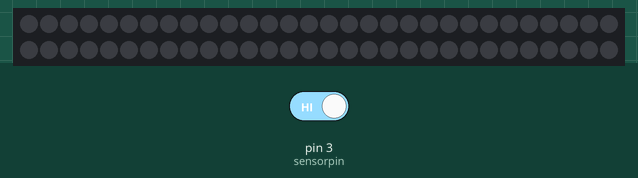
A sketch run on a simulated Arduino Nano, built with avr-gcc and run on an emulated ATmega328P. Parts: 60 RGB LEDs in strip order, left to right, continuing on the next row. The test bench sets the inputs (shaded band); at power-on: pin 3 (sensorpin) HIGH.

Above: at 2.3 s.
2.4 s: pin 3 (sensorpin) driven LOW
At 3.46 s:
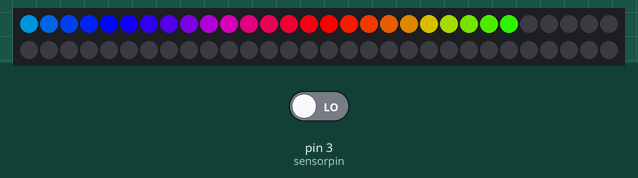
5.4 s: pin 3 (sensorpin) driven HIGH
At 7.0 s:
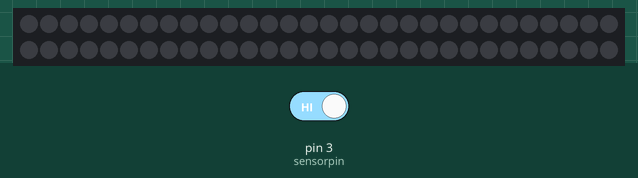
7.5 s: pin 3 (sensorpin) driven LOW
At 8.28 s:
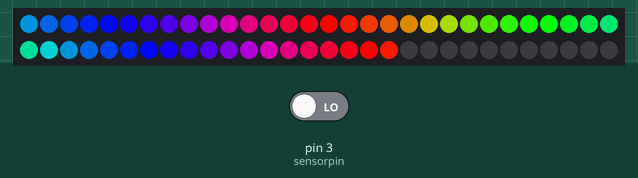

The sketch:

Studio_Light_Code.ino
```cpp
#include <Adafruit_NeoPixel.h>

/*
The structure of this code was derived from code found on
the project website found below
https://www.hackster.io/whimsy-makerspace/arduino-compatible-nano-neopixel-controller-6f0c4b

For more useful light generating functions check out the code used in the above reference
*/

///////////////////////////////////////////////////////////////////////////
////////////////////////////GLOBAL VARIABLES///////////////////////////////
///////////////////////////////////////////////////////////////////////////
int dataPin = 12;  // used to set which Arduino PWM data pin is used to control LED strip colours, currently to pin D6
int pixels = 60;  // number of Neopixels in LED strip
int sensorpin = 3; // used to set the Arduino Sensing pin for receiving Axia Core Phone-Ringing Signal, currently set to pin D3
int input_pin_value; //inititiate variable for assigning and storing the read value from the input pin
int SOUGHT_LOGIC = LOW; //change as needed to configure what type of logic is used to activate the LED strip


///////////////////////////////////////////////////////////////////////////
////////////////////////////LED STRIP SETUP////////////////////////////////
///////////////////////////////////////////////////////////////////////////

//Lines below are used to configure interface between arduino and LED strip,
//be very careful about changing this.

// Parameter 1 = number of pixels in strip
// Parameter 2 = Arduino pin number (most are valid)
// Parameter 3 = pixel type flags, add together as needed:
//   NEO_KHZ800  800 KHz bitstream (most NeoPixel products w/WS2812 LEDs)
//   NEO_KHZ400  400 KHz (classic 'v1' (not v2) FLORA pixels, WS2811 drivers)
//   NEO_GRB     Pixels are wired for GRB bitstream (most NeoPixel products)
//   NEO_RGB     Pixels are wired for RGB bitstream (v1 FLORA pixels, not v2)

Adafruit_NeoPixel strip = Adafruit_NeoPixel(pixels, dataPin, NEO_GRB + NEO_KHZ800);  //DO NOT CHANGE THIS LINE if at all possible, already correctly configured.


// IMPORTANT: To reduce NeoPixel burnout risk, add 1000 uF capacitor across
// pixel power leads, add 300 - 500 Ohm resistor on first pixel's data input
// and minimize distance between Arduino and first pixel.  Avoid connecting
// on a live circuit...if you must, connect GND first.


///////////////////////////////////////////////////////////////////////////
////////////////////////////////SETUP BLOCK////////////////////////////////
///////////////////////////////////////////////////////////////////////////

//Used for initializing input pin and setting the initial conditions for the LED strip.

void setup()
{
    pinMode(sensorpin, INPUT_PULLUP); //initiate input pin used to collect output signal from AXIA core.
                                      //MAKE SURE to use INPUT_PULLUP to ensure that the pullup resistor is activated to invert logic behaviour (0 = HIGH / 5V, 1 = LOW / 0V)
    strip.begin(); //required at the start for the LED strip.
    strip.show(); // Initialize all pixels to 'off'
}


///////////////////////////////////////////////////////////////////////////
////////////////////////////////LOOP BLOCK/////////////////////////////////
///////////////////////////////////////////////////////////////////////////

//Loop block runs forever
//First reads value from input pin and then calls functions depending on the read value.

void loop()
{
    input_pin_value = digitalRead(sensorpin); //read the input pin and assign value to 'input_pin_value'
    if(input_pin_value == SOUGHT_LOGIC) //check if we have the right switching condition, in other words, is the phone ringing
    {                                   //if so go to main function to turn on lights, otherwise turn lights off
        custom_rainbow_wipe(10);  //Edit the value in parantheses to change the scrolling speed of the lights
    }
    else
    {
        colorWipe(strip.Color(0, 0, 0), 10); //turn off LED strip
    }
}


///////////////////////////////////////////////////////////////////////////
///////////////////////////FUNCTION DEFINTIONS/////////////////////////////
///////////////////////////////////////////////////////////////////////////

//Below are all used function definitions


////////////////////////////////////////////////////////
//CUSTOM RAINBOW WIPE
////////////////////////////////////////////////////////

//Main function of this program
//Used to have a scrolling rainbow fill the strip one LED at time, after which it does the same when turning them off
//'wait' is the chosen value used to set the speed in which pixels turn on and off

void custom_rainbow_wipe(uint8_t wait)
{
    for(uint16_t j = 5000; j>0; j=j-50) //we increment j here in this for-loop to make sure that every time we turn on the
    {                                   //lights, the rainbow shifts a bit to give a spinning impression as we repeat the loop
        input_pin_value = digitalRead(sensorpin); //actively check the input pin value, if the phone stops rining we want to stop the light without having to proceed through the entire function loop first
        if(input_pin_value == SOUGHT_LOGIC)  //check phone ringing input value, proceed to turn on lights with proper signal received
        {
            for(uint16_t i=0; i<strip.numPixels(); i++) //'i' is used to increment through all the pixels we want to turn on
            {
                strip.setPixelColor(i, Wheel(j));   //This function sets the color value 'c' of a pixel at position 'i'
                                                    //Both 'i' and 'c' are numbers of course, where c = Wheel(j)
                strip.show(); //This function pushes all set pixel values to the strip
                delay(wait);  //Delay is as it should be, it delays for the given value 'wait'
                j = j+8; //The number being added to j is what causes colours to change while scrolling through the strip in one pass,
                         //The higher the number being added to j, the more times you will scroll through the rainbow in one pass of the strip
            }            //If j=j+0, then the strip will be the same colour throughout on each pass
        }
        else  //if at any time the phone stops ringing then we leave the loop
        {
            return;
        }

        colorWipe(strip.Color(0, 0, 0), wait);  //for visual purposes, to make it more noticeable, we turn all the LEDs beforehand and then turn all them off
    }
}


////////////////////////////////////////////////////////
//COLORWIPE
////////////////////////////////////////////////////////

//Function sends one colour value to every pixel and turns them on, one-by-one
//By setting the sent colour value to 0 we use this function to turn off the led strip

// Fill the dots one after the other with a color 'c'
void colorWipe(uint32_t c, uint8_t wait)
{
  for(uint16_t i=0; i<strip.numPixels(); i++) //increment through each pixel
  {
      strip.setPixelColor(i, c); //set the colour value 'c' of the 'i' position pixel
      strip.show(); //push the set colours to the strip to turn on the lights
      delay(wait);  //wait
  }
}


////////////////////////////////////////////////////////
//WHEEL
////////////////////////////////////////////////////////

//This function is passed an index which is used to generate and pass back a color value
//By continually passing changing index, 'j' in this case which then becomes 'WheelPos',
//we can scroll through different colours while scrolling on the LED's in one pass of the strip

// Input a value 0 to 255 to get a color value.
// The colours are a transition r - g - b - back to r.
uint32_t Wheel(byte WheelPos)
{
    WheelPos = 255 - WheelPos;

    if(WheelPos < 85)
    {
        return strip.Color(255 - WheelPos * 3, 0, WheelPos * 3);
    }
    else if(WheelPos < 170)
    {
        WheelPos -= 85;
        return strip.Color(0, WheelPos * 3, 255 - WheelPos * 3);
    }
    else
    {
        WheelPos -= 170;
        return strip.Color(WheelPos * 3, 255 - WheelPos * 3, 0);
    }
}
```

Measured:
- after the input at 2.4 s, the LEDs: first change after 0.62 s (image 1 shows a later state)
- after the input at 5.4 s, the LEDs: first differ from a run without the input after 0.62 s (image 2)
- after the input at 7.5 s, the LEDs: first change at once (image 3 shows a later state)
